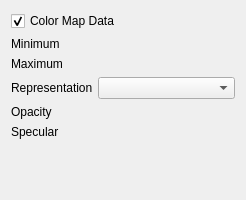
<?xml version="1.0" encoding="UTF-8"?>
<ui version="4.0">
 <class>ThresholdSinkWidget</class>
 <widget class="QWidget" name="ThresholdSinkWidget">
  <property name="geometry">
   <rect>
    <x>0</x>
    <y>0</y>
    <width>246</width>
    <height>200</height>
   </rect>
  </property>
  <property name="windowTitle">
   <string>Form</string>
  </property>
  <layout class="QVBoxLayout" name="verticalLayout">
   <item>
    <widget class="QCheckBox" name="cbColorMapData">
     <property name="text">
      <string>Color Map Data</string>
     </property>
     <property name="checked">
      <bool>true</bool>
     </property>
    </widget>
   </item>
   <item>
    <layout class="QFormLayout" name="formLayout">
     <property name="horizontalSpacing">
      <number>5</number>
     </property>
     <item row="0" column="0">
      <widget class="QLabel" name="lblMinimum">
       <property name="text">
        <string>Minimum</string>
       </property>
      </widget>
     </item>
     <item row="0" column="1">
      <widget class="tomviz::DoubleSliderWidget" name="sliMinimum" native="true"/>
     </item>
     <item row="1" column="0">
      <widget class="QLabel" name="lblMaximum">
       <property name="text">
        <string>Maximum</string>
       </property>
      </widget>
     </item>
     <item row="1" column="1">
      <widget class="tomviz::DoubleSliderWidget" name="sliMaximum" native="true"/>
     </item>
     <item row="2" column="0">
      <widget class="QLabel" name="lblRepresentation">
       <property name="text">
        <string>Representation</string>
       </property>
      </widget>
     </item>
     <item row="2" column="1">
      <widget class="QComboBox" name="cbRepresentation"/>
     </item>
     <item row="3" column="0">
      <widget class="QLabel" name="lblOpacity">
       <property name="text">
        <string>Opacity</string>
       </property>
      </widget>
     </item>
     <item row="3" column="1">
      <widget class="tomviz::DoubleSliderWidget" name="sliOpacity" native="true"/>
     </item>
     <item row="4" column="0">
      <widget class="QLabel" name="lblSpecular">
       <property name="text">
        <string>Specular</string>
       </property>
      </widget>
     </item>
     <item row="4" column="1">
      <widget class="tomviz::DoubleSliderWidget" name="sliSpecular" native="true"/>
     </item>
    </layout>
   </item>
  </layout>
 </widget>
 <customwidgets>
  <customwidget>
   <class>tomviz::DoubleSliderWidget</class>
   <extends>QWidget</extends>
   <header>DoubleSliderWidget.h</header>
   <container>1</container>
  </customwidget>
 </customwidgets>
 <tabstops>
  <tabstop>cbColorMapData</tabstop>
  <tabstop>cbRepresentation</tabstop>
 </tabstops>
 <resources/>
 <connections/>
</ui>
